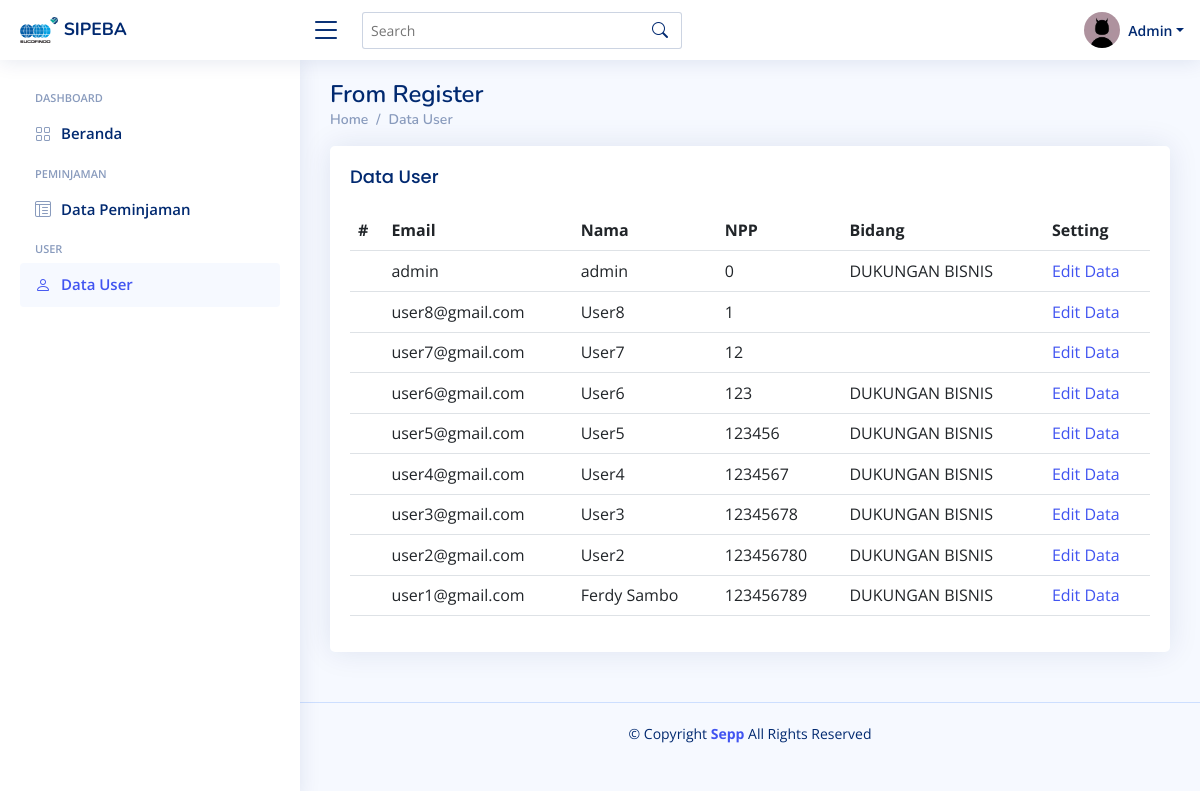
/data_user.php (signed in), run on the app's committed database.
### tables this page shows
CREATE TABLE `user` (
  `level` varchar(20) NOT NULL,
  `email` varchar(50) NOT NULL,
  `username` varchar(50) NOT NULL,
  `npp` int(10) NOT NULL,
  `bidang` enum('DUKUNGAN BISNIS','DUKUNGAN OPERASI DAN PENJUALAN','INSPEKSI TEKNIK','INSPEKSI UMUM','PENGUJIAN DAN KONSULTASI') NOT NULL,
  `password` varchar(6) NOT NULL
);

### data_user.php (the view, shortened to what this page needs)
<!DOCTYPE html>
<html lang="en">
<head>
  <link href="assets/vendor/bootstrap/css/bootstrap.min.css" rel="stylesheet">
  <link href="assets/vendor/bootstrap-icons/bootstrap-icons.css" rel="stylesheet">
  <link href="assets/vendor/boxicons/css/boxicons.min.css" rel="stylesheet">
  <link href="assets/vendor/quill/quill.snow.css" rel="stylesheet">
  <link href="assets/vendor/quill/quill.bubble.css" rel="stylesheet">
  <link href="assets/vendor/remixicon/remixicon.css" rel="stylesheet">
  <link href="assets/vendor/simple-datatables/style.css" rel="stylesheet">
  <link href="style.css" rel="stylesheet">
</head>
<body>
  <header id="header" class="header fixed-top d-flex align-items-center">
    <div class="d-flex align-items-center justify-content-between">
      <a href="dashboard_admin.php" class="logo d-flex align-items-center">
        <img src="asset/sucofindo.png" alt="">
        <span class="d-none d-lg-block" style="font-size: 1.1em;">SIPEBA</span>
      </a>
      <i class="bi bi-list toggle-sidebar-btn"></i>
    </div>
    <div class="search-bar">
      <form class="search-form d-flex align-items-center" method="POST" action="#">
        <input type="text" name="query" placeholder="Search" title="Enter search keyword">
        <button type="submit" title="Search"><i class="bi bi-search"></i></button>
      </form>
    </div>
    <nav class="header-nav ms-auto">
      <ul class="d-flex align-items-center">
        <li class="nav-item dropdown pe-3">
<a class="nav-link nav-profile d-flex align-items-center pe-0" href="#" data-bs-toggle="dropdown">
  <img src="assets/img/profile-admin.jpg" alt="Profile" class="rounded-circle">
  <span class="d-none d-md-block dropdown-toggle ps-2">Admin</span>
</a>
</li>
      </ul>
    </nav>
  </header>
  <aside id="sidebar" class="sidebar">
    <ul class="sidebar-nav" id="sidebar-nav">
      <li class="nav-heading">Dashboard</li>
      <li class="nav-item">
        <a class="nav-link collapsed" href="dashboard_admin.php">
          <i class="bi bi-grid"></i>
          <span>Beranda</span>
        </a>
      </li>
      <li class="nav-heading">Peminjaman</li>
      <li class="nav-item">
        <a class="nav-link collapsed" href="data_peminjaman.php">
          <i class="bi bi-layout-text-window-reverse"></i>
          <span>Data Peminjaman</span>
        </a>
      </li>
      <li class="nav-heading">User</li>
      <li class="nav-item">
        <a class="nav-link " href="data_user.php">
          <i class="bi bi-person"></i>
          <span>Data User</span>
        </a>
      </li>
  </aside>
  <main id="main" class="main">
    <div class="pagetitle">
      <h1>From Register</h1>
      <nav>
        <ol class="breadcrumb">
          <li class="breadcrumb-item"><a href="dashboard_admin.php">Home</a></li>
          <li class="breadcrumb-item">Data User</li>
        </ol>
      </nav>
    </div>
    <section class="section">
          <div class="card">
            <div class="card-body">
              <h5 class="card-title">Data User</h5>
              <table class="table table-hover">
                <thead>
                  <tr>
                    <th scope="col">#</th>
                    <th scope="col">Email</th>
                    <th scope="col">Nama</th>
                    <th scope="col">NPP</th>
                    <th scope="col">Bidang</th>
                    <th scope="col">Setting</th>
                  </tr>
                </thead>
                <tbody>
                <?php
                        include "sql.php";
                        $query = "SELECT * FROM user";
                        $sql = mysqli_query($connect, $query);
                        while ($data = mysqli_fetch_array ($sql)){
                        echo "<tr>";
                        echo "<th>" . $data['nomor'] . "</th>";
                        echo "<td>" . $data['email'] . "</td>";
                        echo "<td>" . $data['username'] . "</td>";
                        echo "<td>" . $data['npp'] . "</td>";
                        echo "<td>" . $data['bidang'] . "</td>";
                        echo "<td><a href ='edit_user.php?nomor=" . $data['nomor'] . "'>Edit Data</a></td>";
                        echo "<tr>";
                       }
                  ?>
                </tbody>
              </table>
            </div>
          </div>
    </section>
  </main>
  <footer id="footer" class="footer">
    <div class="copyright">
      &copy; Copyright <strong><span><a href="https://seppmat.github.io/">Sepp</a></span></strong> All Rights Reserved
    </div>
  </footer>
</body>
</html>

### style.css (style rules this page uses)
:root { scroll-behavior: smooth; }
body { font-family: "Open Sans", sans-serif; background: #f6f9ff; color: #444444; }
a { color: #4154f1; text-decoration: none; }
h1, h2, h3, h4, h5, h6 { font-family: "Nunito", sans-serif; }
#main { margin-top: 60px; padding: 20px 30px; transition: all 0.3s; }
.pagetitle { margin-bottom: 10px; }
.pagetitle h1 { font-size: 24px; margin-bottom: 0; font-weight: 600; color: #012970; }
.card { margin-bottom: 30px; border: none; border-radius: 5px; box-shadow: 0px 0 30px rgba(1, 41, 112, 0.1); }
.card-title { padding: 20px 0 15px 0; font-size: 18px; font-weight: 500; color: #012970; font-family: "Poppins", sans-serif; }
.card-body { padding: 0 20px 20px 20px; }
.breadcrumb { font-size: 14px; font-family: "Nunito", sans-serif; color: #899bbd; font-weight: 600; }
.breadcrumb a { color: #899bbd; transition: 0.3s; }
.breadcrumb .breadcrumb-item::before { color: #899bbd; }
.logo { line-height: 1; }
@media (min-width: 1200px) { .logo { width: 280px; } }
.logo img { max-height: 26px; margin-right: 6px; }
.logo span { font-size: 26px; font-weight: 700; color: #012970; font-family: "Nunito", sans-serif; }
.header { transition: all 0.5s; z-index: 997; height: 60px; box-shadow: 0px 2px 20px rgba(1, 41, 112, 0.1); background-color: #fff; padding-left: 20px; }
.header .toggle-sidebar-btn { font-size: 32px; padding-left: 10px; cursor: pointer; color: #012970; }
.header .search-bar { min-width: 360px; padding: 0 20px; }
.header .search-form { width: 100%; }
.header .search-form input { border: 0; font-size: 14px; color: #012970; border: 1px solid rgba(1, 41, 112, 0.2); padding: 7px 38px 7px 8px; border-radius: 3px; transition: 0.3s; width: 100%; }
.header .search-form button { border: 0; padding: 0; margin-left: -30px; background: none; }
.header .search-form button i { color: #012970; }
.header-nav ul { list-style: none; }
.header-nav>ul { margin: 0; padding: 0; }
.header-nav .nav-profile { color: #012970; }
.header-nav .nav-profile img { max-height: 36px; }
.header-nav .nav-profile span { font-size: 14px; font-weight: 600; }
.sidebar { position: fixed; top: 60px; left: 0; bottom: 0; width: 300px; z-index: 996; transition: all 0.3s; padding: 20px; overflow-y: auto; scrollbar-width: thin; scrollbar-color: #aab7cf transparent; box-shadow: 0px 0px 20px rgba(1, 41, 112, 0.1); background-color: #fff; }
@media (min-width: 1200px) { #main, #footer { margin-left: 300px; } }
.sidebar-nav { padding: 0; margin: 0; list-style: none; }
.sidebar-nav li { padding: 0; margin: 0; list-style: none; }
.sidebar-nav .nav-item { margin-bottom: 5px; }
.sidebar-nav .nav-heading { font-size: 11px; text-transform: uppercase; color: #899bbd; font-weight: 600; margin: 10px 0 5px 15px; }
.sidebar-nav .nav-link { display: flex; align-items: center; font-size: 15px; font-weight: 600; color: #4154f1; transition: 0.3; background: #f6f9ff; padding: 10px 15px; border-radius: 4px; }
.sidebar-nav .nav-link i { font-size: 16px; margin-right: 10px; color: #4154f1; }
.sidebar-nav .nav-link.collapsed { color: #012970; background: #fff; }
.sidebar-nav .nav-link.collapsed i { color: #899bbd; }
th, td { text-align: left; }
.footer { padding: 20px 0; font-size: 14px; transition: all 0.3s; border-top: 1px solid #cddfff; }
.footer .copyright { text-align: center; color: #012970; }

### data on the page
user: email "admin", username "admin", npp "0", bidang "DUKUNGAN BISNIS"
user: email "user8@gmail.com", username "User8", npp "1"
user: email "user7@gmail.com", username "User7", npp "12"
user: email "user6@gmail.com", username "User6", npp "123", bidang "DUKUNGAN BISNIS"
user: email "user5@gmail.com", username "User5", npp "123456", bidang "DUKUNGAN BISNIS"
user: email "user4@gmail.com", username "User4", npp "1234567", bidang "DUKUNGAN BISNIS"
user: email "user3@gmail.com", username "User3", npp "12345678", bidang "DUKUNGAN BISNIS"
user: email "user2@gmail.com", username "User2", npp "123456780", bidang "DUKUNGAN BISNIS"
user: email "user1@gmail.com", username "Ferdy Sambo", npp "123456789", bidang "DUKUNGAN BISNIS"
